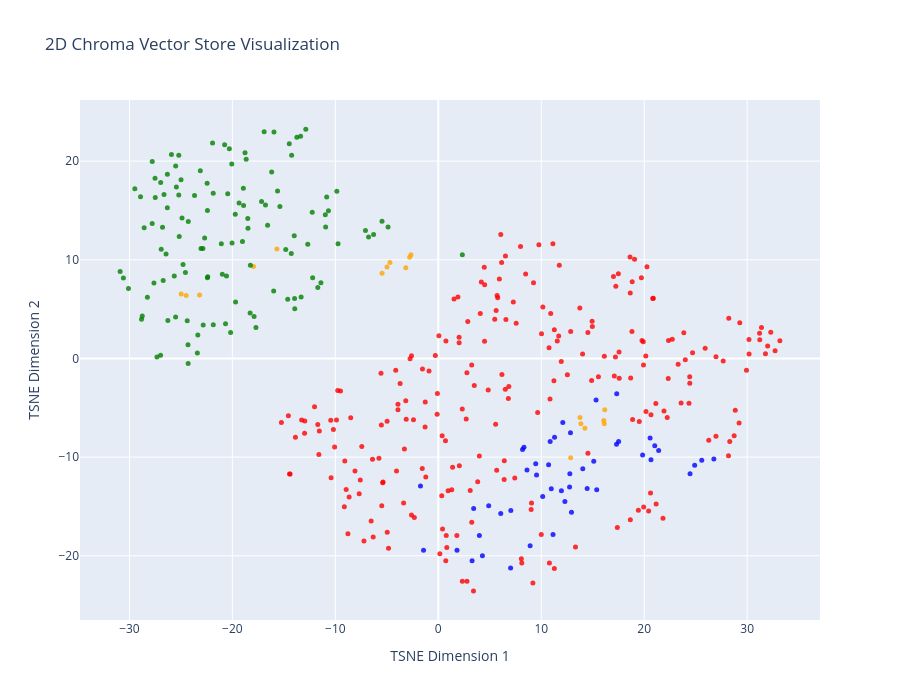

Notebook code for this chart:
### Code cell
tsne = TSNE(
    n_components=2,
    random_state=42
)

reduced_vectors = tsne.fit_transform(vectors)

fig = go.Figure(
    data=[
        go.Scatter(
            x=reduced_vectors[:,0],
            y=reduced_vectors[:,1],
            mode='markers',
            marker=dict(
                size=5,
                color=colors,
                opacity=0.8
            ),
            text=[
                f"Type:{t}<br>{d[:100]}"
                for t,d in zip(
                    doc_types,
                    documents
                )
            ],
            hoverinfo='text'
        )
    ]
)

fig.update_layout(
    title='2D Chroma Vector Store Visualization',
    xaxis_title='TSNE Dimension 1',
    yaxis_title='TSNE Dimension 2',
    width=900,
    height=700
)

fig.show()

### Figure 1 — Plotly figure (JSON) as saved in the notebook; plotly's stock layout.template omitted (floating-point values rounded to 4 significant figures; data arrays with more than 128 entries replaced by an {"elided": "..."} marker saying what was removed)
{"data": [{"hoverinfo": "text", "marker": {"color": {"elided": "413 str values"}, "opacity": 0.8, "size": 5}, "mode": "markers", "text": {"elided": "413 str values"}, "type": "scatter", "x": {"elided": "413 float values"}, "y": {"elided": "413 float values"}}], "layout": {"height": 700, "title": {"text": "2D Chroma Vector Store Visualization"}, "width": 900, "xaxis": {"title": {"text": "TSNE Dimension 1"}}, "yaxis": {"title": {"text": "TSNE Dimension 2"}}}}
